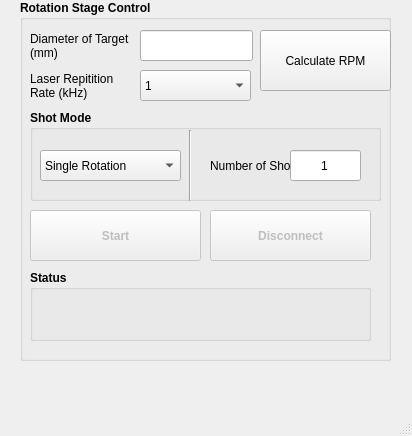
<?xml version="1.0" encoding="UTF-8"?>
<ui version="4.0">
 <class>MainWindow</class>
 <widget class="QMainWindow" name="MainWindow">
  <property name="geometry">
   <rect>
    <x>0</x>
    <y>0</y>
    <width>412</width>
    <height>436</height>
   </rect>
  </property>
  <property name="windowTitle">
   <string>MainWindow</string>
  </property>
  <widget class="QWidget" name="centralwidget">
   <widget class="QGroupBox" name="groupBox">
    <property name="geometry">
     <rect>
      <x>20</x>
      <y>0</y>
      <width>371</width>
      <height>361</height>
     </rect>
    </property>
    <property name="font">
     <font>
      <weight>75</weight>
      <bold>true</bold>
     </font>
    </property>
    <property name="title">
     <string>Rotation Stage Control</string>
    </property>
    <widget class="QLabel" name="label">
     <property name="geometry">
      <rect>
       <x>10</x>
       <y>30</y>
       <width>101</width>
       <height>31</height>
      </rect>
     </property>
     <property name="font">
      <font>
       <weight>50</weight>
       <bold>false</bold>
      </font>
     </property>
     <property name="text">
      <string>Diameter of Target (mm)</string>
     </property>
     <property name="wordWrap">
      <bool>true</bool>
     </property>
    </widget>
    <widget class="QLabel" name="label_2">
     <property name="geometry">
      <rect>
       <x>10</x>
       <y>70</y>
       <width>101</width>
       <height>31</height>
      </rect>
     </property>
     <property name="font">
      <font>
       <weight>50</weight>
       <bold>false</bold>
      </font>
     </property>
     <property name="text">
      <string>Laser Repitition Rate (kHz)</string>
     </property>
     <property name="wordWrap">
      <bool>true</bool>
     </property>
    </widget>
    <widget class="QLineEdit" name="target_diam_ip">
     <property name="geometry">
      <rect>
       <x>120</x>
       <y>30</y>
       <width>113</width>
       <height>31</height>
      </rect>
     </property>
    </widget>
    <widget class="QComboBox" name="rep_rate_select">
     <property name="geometry">
      <rect>
       <x>120</x>
       <y>70</y>
       <width>111</width>
       <height>31</height>
      </rect>
     </property>
     <property name="font">
      <font>
       <weight>50</weight>
       <bold>false</bold>
      </font>
     </property>
     <item>
      <property name="text">
       <string>1</string>
      </property>
     </item>
     <item>
      <property name="text">
       <string>0.5</string>
      </property>
     </item>
    </widget>
    <widget class="QPushButton" name="rpm_bt">
     <property name="geometry">
      <rect>
       <x>240</x>
       <y>30</y>
       <width>131</width>
       <height>61</height>
      </rect>
     </property>
     <property name="font">
      <font>
       <weight>50</weight>
       <bold>false</bold>
      </font>
     </property>
     <property name="text">
      <string>Calculate RPM</string>
     </property>
    </widget>
    <widget class="QPushButton" name="start_rot_bt">
     <property name="enabled">
      <bool>false</bool>
     </property>
     <property name="geometry">
      <rect>
       <x>10</x>
       <y>210</y>
       <width>171</width>
       <height>51</height>
      </rect>
     </property>
     <property name="text">
      <string>Start</string>
     </property>
    </widget>
    <widget class="QPushButton" name="disconnect_rot_bt">
     <property name="enabled">
      <bool>false</bool>
     </property>
     <property name="geometry">
      <rect>
       <x>190</x>
       <y>210</y>
       <width>161</width>
       <height>51</height>
      </rect>
     </property>
     <property name="text">
      <string>Disconnect</string>
     </property>
    </widget>
    <widget class="QGroupBox" name="groupBox_2">
     <property name="geometry">
      <rect>
       <x>10</x>
       <y>110</y>
       <width>351</width>
       <height>91</height>
      </rect>
     </property>
     <property name="font">
      <font>
       <weight>75</weight>
       <bold>true</bold>
      </font>
     </property>
     <property name="title">
      <string>Shot Mode</string>
     </property>
     <widget class="QLabel" name="label_3">
      <property name="geometry">
       <rect>
        <x>180</x>
        <y>40</y>
        <width>91</width>
        <height>31</height>
       </rect>
      </property>
      <property name="font">
       <font>
        <weight>50</weight>
        <bold>false</bold>
       </font>
      </property>
      <property name="text">
       <string>Number of Shots</string>
      </property>
      <property name="wordWrap">
       <bool>true</bool>
      </property>
     </widget>
     <widget class="Line" name="line">
      <property name="geometry">
       <rect>
        <x>150</x>
        <y>20</y>
        <width>20</width>
        <height>71</height>
       </rect>
      </property>
      <property name="orientation">
       <enum>Qt::Vertical</enum>
      </property>
     </widget>
     <widget class="QLineEdit" name="shot_no_ip">
      <property name="geometry">
       <rect>
        <x>260</x>
        <y>40</y>
        <width>71</width>
        <height>31</height>
       </rect>
      </property>
      <property name="font">
       <font>
        <weight>50</weight>
        <bold>false</bold>
       </font>
      </property>
      <property name="text">
       <string>1</string>
      </property>
      <property name="alignment">
       <set>Qt::AlignCenter</set>
      </property>
     </widget>
     <widget class="QComboBox" name="shot_mode_select">
      <property name="geometry">
       <rect>
        <x>10</x>
        <y>40</y>
        <width>141</width>
        <height>31</height>
       </rect>
      </property>
      <property name="font">
       <font>
        <weight>50</weight>
        <bold>false</bold>
       </font>
      </property>
      <item>
       <property name="text">
        <string>Single Rotation</string>
       </property>
      </item>
      <item>
       <property name="text">
        <string>N Shot</string>
       </property>
      </item>
     </widget>
    </widget>
    <widget class="QGroupBox" name="groupBox_3">
     <property name="geometry">
      <rect>
       <x>10</x>
       <y>270</y>
       <width>341</width>
       <height>71</height>
      </rect>
     </property>
     <property name="font">
      <font>
       <weight>75</weight>
       <bold>true</bold>
      </font>
     </property>
     <property name="title">
      <string>Status</string>
     </property>
     <widget class="QLabel" name="status_label">
      <property name="geometry">
       <rect>
        <x>10</x>
        <y>30</y>
        <width>321</width>
        <height>31</height>
       </rect>
      </property>
      <property name="font">
       <font>
        <weight>50</weight>
        <bold>false</bold>
       </font>
      </property>
      <property name="text">
       <string/>
      </property>
     </widget>
    </widget>
   </widget>
  </widget>
  <widget class="QMenuBar" name="menubar">
   <property name="geometry">
    <rect>
     <x>0</x>
     <y>0</y>
     <width>412</width>
     <height>37</height>
    </rect>
   </property>
  </widget>
  <widget class="QStatusBar" name="statusbar"/>
 </widget>
 <resources/>
 <connections/>
</ui>
